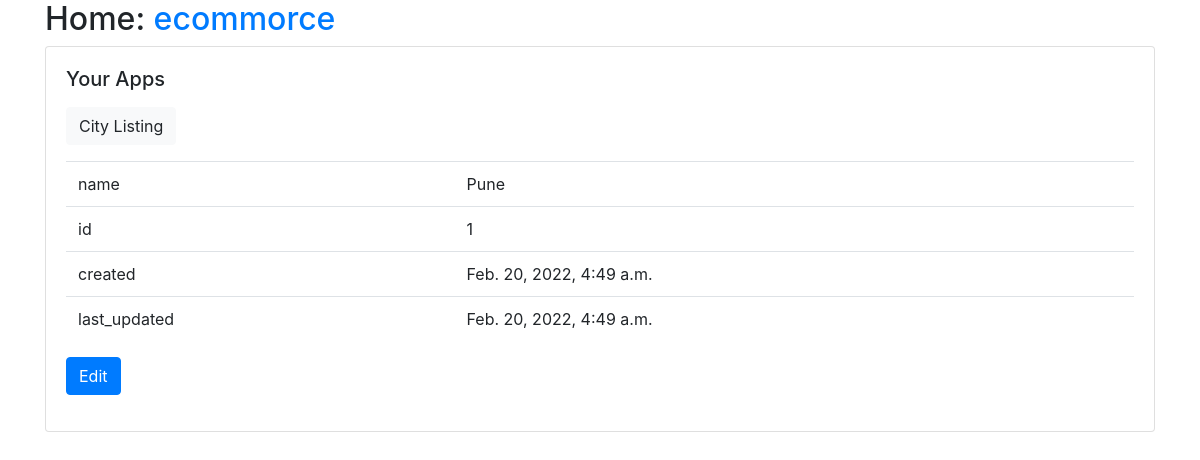
Screenshot of /Country_State_List/Country_State_List/City/detail/1/ with the database file from the repository.
### Country_State_List/models.py (models this page shows, shortened)
class City(models.Model):
    id = models.AutoField(primary_key=True)
    state = models.ForeignKey(State,on_delete=models.CASCADE)
    name = models.CharField(max_length=30)
    created = models.DateTimeField(auto_now_add=True, editable=False)
    last_updated = models.DateTimeField(auto_now=True, editable=False)
    class Meta:
        pass
    def get_update_url(self):
        return reverse("Country_State_List_City_update", args=(self.id,))

### Country_State_List/views.py (the view)
# urls.py: path("Country_State_List/City/detail/<int:id>/", views.CityDetailView.as_view(), name="Country_State_List_City_detail"),
class CityDetailView(generic.DetailView):
    model = models.City
    form_class = forms.CityForm
    pk_url_kwarg = "id"

### Country_State_List/templates/Country_State_List/city_detail.html
{% extends "base.html" %}
{% load static %}
{% block content %}
<p>
    <a class="btn btn-light" href="{% url 'Country_State_List_City_list' %}">
    City Listing
    </a>
</p>
<table class="table">
    <tr><td>name</td><td>{{ object.name }}</td></tr>
    <tr><td>id</td><td>{{ object.id }}</td></tr>
    <tr><td>created</td><td>{{ object.created }}</td></tr>
    <tr><td>last_updated</td><td>{{ object.last_updated }}</td></tr>
</table>
<a class="btn btn-primary" href="{{object.get_update_url}}">Edit</a>
{% endblock %}

### rows the page displays
City: name "Pune", id "1", created "Feb. 20, 2022, 4:49 a.m.", last_updated "Feb. 20, 2022, 4:49 a.m."
